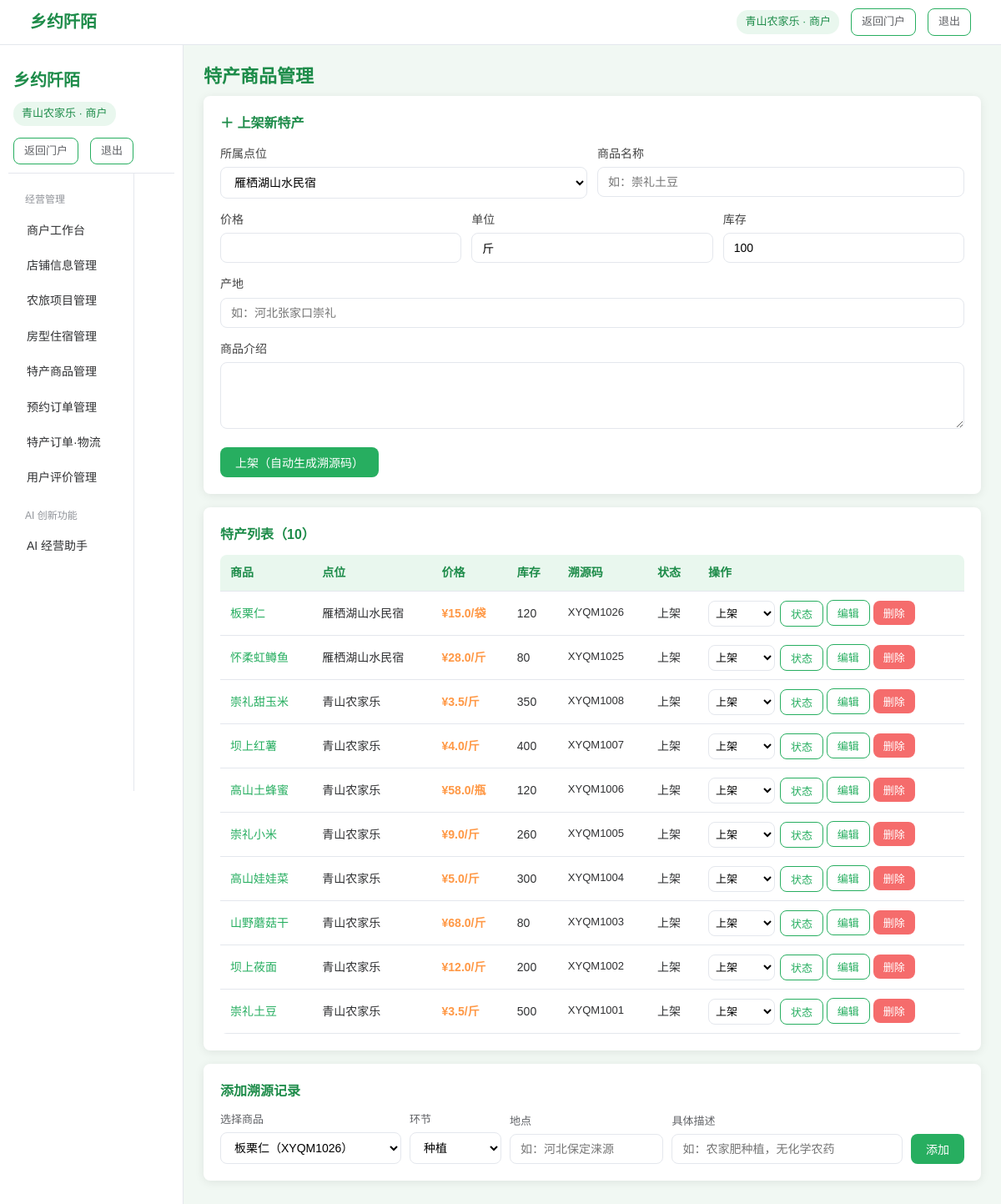
/merchant/products (signed in), run on the app's committed database.
### tables this page shows
CREATE TABLE users (
            id INTEGER PRIMARY KEY AUTOINCREMENT,
            username TEXT NOT NULL UNIQUE,
            password TEXT NOT NULL,
            role INTEGER DEFAULT 0,            -- 0游客 1商户 3平台管理员
            status TEXT DEFAULT '正常',         -- 正常/待审核/驳回/禁用
            phone TEXT,
            region TEXT DEFAULT '',            -- 所在地区（省-市-县）
            avatar TEXT DEFAULT 'user.jpg',
            shop_name TEXT DEFAULT '',         -- 商户店铺名称
            shop_type TEXT DEFAULT '',         -- 正规农家乐/农户体验点/农村合作社
            shop_address TEXT DEFAULT '',
            shop_desc TEXT DEFAULT '',
            created_at TEXT DEFAULT (datetime('now', 'localtime'))
        );

CREATE TABLE products (
            id INTEGER PRIMARY KEY AUTOINCREMENT,
            farmstay_id INTEGER NOT NULL,
            name TEXT NOT NULL,
            price REAL DEFAULT 0,
            unit TEXT DEFAULT '斤',
            stock INTEGER DEFAULT 0,
            description TEXT DEFAULT '',
            origin TEXT DEFAULT '',
            image TEXT DEFAULT 'product_default.jpg',
            trace_code TEXT DEFAULT '',        -- 溯源码
            status TEXT DEFAULT '上架',
            created_at TEXT DEFAULT (datetime('now', 'localtime'))
        );

CREATE TABLE farmstays (
            id INTEGER PRIMARY KEY AUTOINCREMENT,
            merchant_id INTEGER NOT NULL,      -- 所属商户
            name TEXT NOT NULL,
            region TEXT DEFAULT '',            -- 地区（省-市-县）
            address TEXT DEFAULT '',
            category TEXT DEFAULT '采摘体验',  -- 采摘体验/农家住宿/农家餐饮/农耕研学/非遗体验
            price_min REAL DEFAULT 0,          -- 最低参考价
            score REAL DEFAULT 5.0,            -- 评分
            tags TEXT DEFAULT '',              -- 特色标签（逗号分隔）
            description TEXT DEFAULT '',
            image TEXT DEFAULT 'farm_default.jpg',
            lng REAL DEFAULT 0,                -- 经度（高德地图导航）
            lat REAL DEFAULT 0,                -- 纬度（高德地图导航）
            status TEXT DEFAULT '上架',         -- 上架/下架
            views INTEGER DEFAULT 0,          -- 浏览量
            created_at TEXT DEFAULT (datetime('now', 'localtime'))
        );

### app.py (the view)
@app.route('/merchant/products')
@role_required(1)
def merchant_products():
    user = get_user()
    farmstays = models.list_farmstays(merchant_id=user['id'])
    products = []
    for fs in farmstays:
        for pd in models.list_products(fs['id']):
            products.append({'pd': pd, 'fs': fs})
    return render_template('merchant/products.html', products=products,
                           farmstays=farmstays, user=get_user())

### app.py (called while the page is built)
def role_required(*roles):
    def decorator(view):
        @wraps(view)
        def wrapped(*args, **kwargs):
            if 'user_id' not in session:
                flash('请先登录', 'warning')
                return redirect(url_for('login'))
            if session.get('role') not in roles:
                flash('您没有权限访问该页面', 'danger')
                return redirect(url_for('index'))
            return view(*args, **kwargs)
        return wrapped
    return decorator

def get_user():
    if 'user_id' in session:
        return models.get_user_by_id(session['user_id'])
    return None

@app.context_processor
def inject_globals():
    u = get_user()
    return {'cart_count': models.get_cart_count(u['id']) if u else 0}

### models.py (called while the page is built, shortened)
def get_conn():
    conn = sqlite3.connect(DB_PATH)
    conn.row_factory = sqlite3.Row
    return conn

def get_user_by_id(uid):
    conn = get_conn()
    row = conn.execute('SELECT * FROM users WHERE id=?', (uid,)).fetchone()
    conn.close()
    return row

def list_farmstays(region='', category='', keyword='', merchant_id=None):
    conn = get_conn()
    sql = 'SELECT * FROM farmstays WHERE status="上架"'
    args = []
    if region:
        sql += ' AND region LIKE ?'
        args.append(f'%{region}%')
    if category:
        sql += ' AND category=?'
        args.append(category)
    if keyword:
        sql += ' AND (name LIKE ? OR description LIKE ? OR tags LIKE ?)'
        args += [f'%{keyword}%', f'%{keyword}%', f'%{keyword}%']
    if merchant_id:
        sql = 'SELECT * FROM farmstays WHERE merchant_id=?'
        args = [merchant_id]
    sql += ' ORDER BY id DESC'
    rows = conn.execute(sql, args).fetchall()
    conn.close()
    return rows

def list_products(farmstay_id=None, keyword=''):
    conn = get_conn()
    if farmstay_id:
        rows = conn.execute('SELECT * FROM products WHERE farmstay_id=? ORDER BY id DESC', (farmstay_id,)).fetchall()
    conn.close()
    return rows

def get_cart_count(user_id):
    conn = get_conn()
    r = conn.execute('SELECT COUNT(*) c FROM carts WHERE user_id=?', (user_id,)).fetchone()
    conn.close()
    return r['c']

### templates/merchant/products.html (shortened to what this page needs)
{% extends "base_console.html" %}
{% block sidebar %}{% include "merchant/sidebar.html" %}{% endblock %}
{% block content %}
<h1 class="page-title"> 特产商品管理</h1>
<div class="card">
<div class="card-title">＋ 上架新特产</div>
<form action="/merchant/product/add" method="post">
<div class="form-row">
<div class="form-group">
<label>所属点位</label>
<select name="farmstay_id" class="form-control" required>
{% for f in farmstays %}
<option value="{{ f['id'] }}">{{ f['name'] }}</option>
{% endfor %}
</select>
</div>
<div class="form-group">
<label>商品名称</label>
<input type="text" name="name" class="form-control" required placeholder="如：崇礼土豆">
</div>
</div>
<div class="form-row">
<div class="form-group"><label>价格</label><input type="number" name="price" class="form-control" step="0.1" min="0" required></div>
<div class="form-group"><label>单位</label><input type="text" name="unit" class="form-control" value="斤"></div>
<div class="form-group"><label>库存</label><input type="number" name="stock" class="form-control" value="100" min="0"></div>
</div>
<div class="form-group"><label>产地</label><input type="text" name="origin" class="form-control" placeholder="如：河北张家口崇礼"></div>
<div class="form-group"><label>商品介绍</label><textarea name="description" class="form-control" rows="2"></textarea></div>
<button type="submit" class="btn btn-primary">上架（自动生成溯源码）</button>
</form>
</div>
<div class="card">
<div class="card-title">特产列表（{{ products|length }}）</div>
<table class="table">
<thead><tr><th>商品</th><th>点位</th><th>价格</th><th>库存</th><th>溯源码</th><th>状态</th><th>操作</th></tr></thead>
<tbody>
{% for item in products %}
<tr>
<td><a href="/product/{{ item['pd']['id'] }}" target="_blank">{{ item['pd']['name'] }}</a></td>
<td>{{ item['fs']['name'] }}</td>
<td style="color:var(--orange);font-weight:600;">¥{{ '%.1f' % item['pd']['price'] }}/{{ item['pd']['unit'] }}</td>
<td>{{ item['pd']['stock'] }}</td>
<td style="font-size:13px;">{{ item['pd']['trace_code'] }}</td>
<td>{{ item['pd']['status'] }}</td>
<td style="white-space:nowrap;">
<form action="/merchant/product/update" method="post" style="display:inline-flex;gap:6px;">
<select name="status" class="form-control" style="display:inline-block;width:80px;padding:4px;font-size:13px;">
<option value="上架" {% if item['pd']['status']=='上架' %}selected{% endif %}>上架</option>
</select>
<button type="submit" class="btn btn-outline btn-sm">状态</button>
</form>
<button class="btn btn-outline btn-sm" onclick="var e=document.getElementById('edit-product-{{ item['pd']['id'] }}');e.style.display=e.style.display==='none'?'table-row':'none';">编辑</button>
<form action="/merchant/product/delete" method="post" style="display:inline;" onsubmit="return confirm('确定删除商品「{{ item['pd']['name'] }}」吗？其溯源记录将一并删除。');">
<button type="submit" class="btn btn-danger btn-sm">删除</button>
</form>
</td>
</tr>
{% endfor %}
</tbody>
</table>
</div>
<div class="card">
<div class="card-title"> 添加溯源记录</div>
<form action="/merchant/trace/add" method="post" style="display:flex;gap:10px;flex-wrap:wrap;align-items:flex-end;">
<div style="min-width:180px;">
<div class="ai-input-label">选择商品</div>
<select name="product_id" class="form-control" required>
{% for item in products %}
<option value="{{ item['pd']['id'] }}">{{ item['pd']['name'] }}（{{ item['pd']['trace_code'] }}）</option>
{% endfor %}
</select>
</div>
<div style="min-width:110px;">
<div class="ai-input-label">环节</div>
<select name="stage" class="form-control">
<option value="种植">种植</option><option value="管理">管理</option>
</select>
</div>
<div style="flex:1;min-width:150px;">
<div class="ai-input-label">地点</div>
<input type="text" name="location" class="form-control" placeholder="如：河北保定涞源">
</div>
<div style="flex:1.5;min-width:200px;">
<div class="ai-input-label">具体描述</div>
<input type="text" name="detail" class="form-control" required placeholder="如：农家肥种植，无化学农药">
</div>
<button type="submit" class="btn btn-primary">添加</button>
</form>
</div>
{% endblock %}

### templates/base_console.html (shortened to what this page needs)
<!DOCTYPE html>
<html lang="zh-CN">
<head>
<link rel="stylesheet" href="{{ url_for('static', filename='css/style.css') }}">
</head>
<body class="console-body">
<nav class="topbar">
<div class="topbar-inner">
<a href="/" class="logo"> 乡约阡陌</a>
<div class="topbar-links">
<span class="user-badge">{{ user['username'] }} · {{ {'0':'游客','1':'商户','3':'平台管理员'}[user['role']|string] }}</span>
<a href="/" class="btn btn-outline btn-sm">返回门户</a>
<a href="/logout" class="btn btn-outline btn-sm">退出</a>
</div>
</div>
</nav>
<div class="console-wrap">
<aside class="sidebar" id="sidebar">
{% block sidebar %}{% endblock %}
</aside>
<div class="console-main">
{% block content %}{% endblock %}
</div>
</div>
</body>
</html>

### css/style.css (style rules this page uses)
* { margin: 0; padding: 0; box-sizing: border-box; }
:root { --green: #27AE60; --green-dark: #1E8C4A; --green-bg: #E9F7EE; --orange: #FF9845; --bg: #F1F8F3; --text: #303133; --text2: #606266; --border: #e4e7ed; }
body { font-family: "Microsoft YaHei", "PingFang SC", sans-serif; background: var(--bg); color: var(--text); line-height: 1.6; }
a { color: var(--green); text-decoration: none; }
.topbar { background: #fff; border-bottom: 1px solid var(--border); padding: 10px 0; position: sticky; top: 0; z-index: 100; }
.topbar-inner { width: 94%; max-width: 1320px; margin: 0 auto; display: flex; justify-content: space-between; align-items: center; gap: 10px; flex-wrap: wrap; }
.logo { font-size: 20px; font-weight: 700; color: var(--green-dark); }
.topbar-links { display: flex; align-items: center; gap: 14px; flex-wrap: wrap; font-size: 14px; }
.topbar-links a { color: var(--text2); }
.user-badge { background: var(--green-bg); color: var(--green-dark); padding: 4px 10px; border-radius: 14px; font-size: 13px; }
.btn { display: inline-block; padding: 8px 18px; border: none; border-radius: 8px; font-size: 14px; cursor: pointer; text-decoration: none; transition: all .2s; }
.btn-primary { background: var(--green); color: #fff; }
.btn-outline { background: #fff; color: var(--green); border: 1px solid var(--green); }
.btn-danger { background: #F56C6C; color: #fff; }
.btn-sm { padding: 5px 12px; font-size: 13px; }
.page-title { font-size: 22px; color: var(--green-dark); margin-bottom: 6px; }
.card { background: #fff; border-radius: 8px; padding: 20px; box-shadow: 0 2px 12px rgba(0,0,0,0.08); margin-bottom: 16px; }
.card-title { font-size: 16px; font-weight: 600; color: var(--green-dark); margin-bottom: 12px; }
.ai-input-label { font-size: 13px; color: var(--text2); margin-bottom: 4px; }
.form-group { margin-bottom: 14px; }
.form-group label { display: block; font-size: 14px; margin-bottom: 5px; color: #444; }
.form-control { width: 100%; padding: 9px 12px; border: 1px solid var(--border); border-radius: 8px; font-size: 14px; font-family: inherit; background: #fff; }
textarea.form-control { min-height: 80px; resize: vertical; }
.form-row { display: flex; gap: 12px; flex-wrap: wrap; }
.form-row .form-group { flex: 1; min-width: 140px; }
.table { width: 100%; border-collapse: collapse; background: #fff; font-size: 14px; border-radius: 8px; overflow: hidden; }
.table th, .table td { padding: 10px 12px; border-bottom: 1px solid var(--border); text-align: left; }
.table th { background: var(--green-bg); color: var(--green-dark); font-weight: 600; }
.console-body { display: flex; flex-direction: column; min-height: 100vh; }
.console-wrap { display: flex; flex: 1; width: 100%; max-width: 1440px; margin: 0 auto; }
.sidebar { width: 220px; background: #fff; border-right: 1px solid var(--border); padding: 16px 10px; min-height: calc(100vh - 60px); }
.console-main { flex: 1; padding: 20px 24px; min-width: 0; }

### data on the page
users: username "青山农家乐 青山农家乐", role "商户 商户"
products: pd.name "板栗仁", price "15.0", pd.unit "袋", pd.stock "120", pd.trace_code "XYQM1026", pd.status "上架", status "上架", product_id "板栗仁（XYQM1026）"
farmstays: fs.name "雁栖湖山水民宿" "雁栖湖山水民宿"
products: pd.name "怀柔虹鳟鱼", price "28.0", pd.unit "斤", pd.stock "80", pd.trace_code "XYQM1025", pd.status "上架", status "上架"
products: pd.name "崇礼甜玉米", price "3.5", pd.unit "斤", pd.stock "350", pd.trace_code "XYQM1008", pd.status "上架", status "上架"
farmstays: fs.name "青山农家乐" "青山农家乐" "青山农家乐" "青山农家乐" "青山农家乐" "青山农家乐" "青山农家乐" "青山农家乐"
products: pd.name "坝上红薯", price "4.0", pd.unit "斤", pd.stock "400", pd.trace_code "XYQM1007", pd.status "上架", status "上架"
products: pd.name "高山土蜂蜜", price "58.0", pd.unit "瓶", pd.stock "120", pd.trace_code "XYQM1006", pd.status "上架", status "上架"
products: pd.name "崇礼小米", price "9.0", pd.unit "斤", pd.stock "260", pd.trace_code "XYQM1005", pd.status "上架", status "上架"
products: pd.name "高山娃娃菜", price "5.0", pd.unit "斤", pd.stock "300", pd.trace_code "XYQM1004", pd.status "上架", status "上架"
products: pd.name "山野蘑菇干", price "68.0", pd.unit "斤", pd.stock "80", pd.trace_code "XYQM1003", pd.status "上架", status "上架"
products: pd.name "坝上莜面", price "12.0", pd.unit "斤", pd.stock "200", pd.trace_code "XYQM1002", pd.status "上架", status "上架"
products: pd.name "崇礼土豆", price "3.5", pd.unit "斤", pd.stock "500", pd.trace_code "XYQM1001", pd.status "上架", status "上架"

### other printed values
{{ products|length }} "10"
form field farmstay_id "雁栖湖山水民宿"
